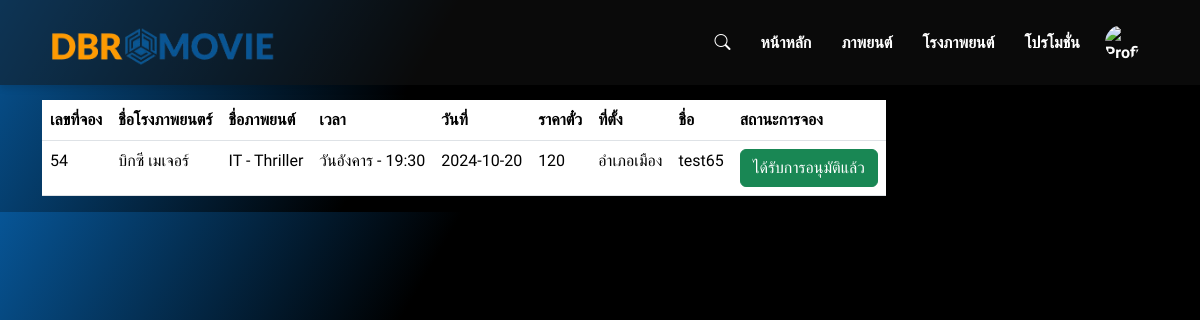
The app's page /viewuserbooking.php (signed in) with its own data.
### tables this page shows
CREATE TABLE `booking` (
  `bookingid` int(11) NOT NULL,
  `theaterid` int(11) NOT NULL,
  `bookingdate` date NOT NULL,
  `person` varchar(50) NOT NULL,
  `userid` int(11) NOT NULL,
  `status` tinyint(4) NOT NULL DEFAULT 0
);

CREATE TABLE `theater` (
  `theaterid` int(11) NOT NULL,
  `theater_name` varchar(100) NOT NULL,
  `timing` varchar(50) NOT NULL,
  `days` varchar(50) NOT NULL,
  `date` date NOT NULL,
  `price` int(11) NOT NULL,
  `location` varchar(100) NOT NULL,
  `image_theater` varchar(1000) NOT NULL,
  `movieid` int(11) DEFAULT NULL,
  `region_id` int(11) NOT NULL
);

CREATE TABLE `movies` (
  `movieid` int(11) NOT NULL,
  `title` varchar(50) NOT NULL,
  `description` varchar(100) NOT NULL,
  `releasedate` date NOT NULL,
  `image` varchar(1000) NOT NULL,
  `trailer` varchar(1000) NOT NULL,
  `movie` varchar(10000) NOT NULL,
  `rating` varchar(50) NOT NULL,
  `catid` int(11) NOT NULL
);

CREATE TABLE `categories` (
  `catid` int(11) NOT NULL,
  `catname` varchar(50) NOT NULL
);

CREATE TABLE `users` (
  `userid` int(11) NOT NULL,
  `name` varchar(50) NOT NULL,
  `email` varchar(50) NOT NULL,
  `password` varchar(50) NOT NULL,
  `roteype` int(11) NOT NULL
);

### viewuserbooking.php (the view, shortened to what this page needs)
<?php
include('connect.php');
?>
<!DOCTYPE html>
<html lang="en">
<head>
</head>
<body>
<?php include('header.php')  ?>
<div class="container" style="margin-top: 100px;">
<div class="row">
  <div class="col-lg-12">
     <table class="table">
      <tr>
        <th>เลขที่จอง</th>
        <th>ชื่อโรงภาพยนตร์</th>
        <th>ชื่อภาพยนต์</th>
        <th>เวลา</th>
        <th>วันที่</th>
        <th>ราคาตั๋ว</th>
        <th>ที่ตั้ง</th>
        <th>ชื่อ</th>
        <th>สถานะการจอง</th>
      </tr>
      <?php
      $uid = $_SESSION['uid'];
      $sql = "select booking.bookingid, booking.bookingdate, booking.person, theater.theater_name, theater.timing, theater.days, theater.price, theater.location, movies.title,  categories.catname, users.name as 'username',
      booking.status
      from booking
      inner join theater on theater.theaterid = booking.theaterid
      inner join users on users.userid = booking.userid
      inner join movies on movies.movieid = theater.movieid
      inner join categories on categories.catid = movies.catid
      where booking.userid = '$uid'
      ";
      $res  = mysqli_query($con, $sql);
      if(mysqli_num_rows($res) > 0){
        while($data = mysqli_fetch_array($res)){
          ?>
          <tr>
            <td><?= $data['bookingid'] ?></td>
            <td><?= $data['theater_name'] ?></td>
            <td><?= $data['title'] ?> - <?= $data['catname'] ?></td>
            <td><?= $data['days'] ?> - <?= $data['timing'] ?></td>
            <td><?= $data['bookingdate'] ?></td>
            <td><?= $data['price'] ?></td>
            <td><?= $data['location'] ?></td>
            <td><?= $data['username'] ?></td>
            <td>
              <?php
              if($data['status'] == 0){
                echo "<a href='#' class='btn btn-warning' > รอดำเนินการ </a>";
              }else{
                echo "<a href='#' class='btn btn-success' > ได้รับการอนุมัติแล้ว </a>";
              }
              ?>
            </td>
          </tr>
       <?php
        }
      }else{
        echo 'ยังไม่มีการจองตอนนี้';
      }
      ?>
     </table>
  </div>
</div>
</div>
</body>
</html>

### assets/css/menu.css (style rules this page uses)
:root { --bs-gutter-x: 2rem; --bs-gutter-y: 1rem; }
body { font-family: "IBM Plex Sans Thai", sans-serif; font-weight: 400; font-style: normal; line-height: 1.5; padding: 0; margin: 0; color: #d1d0cf; background: linear-gradient(120deg, #075596, #000000 35% ); }
html { scroll-behavior: smooth; }
.container { display: flex; justify-content: space-between; align-items: center; }

### records on screen
booking: bookingid "54", theaterid.theater_name "บิกซี เมเจอร์", movies.title "IT", categories.catname "Thriller", theaterid.days "วันอังคาร", theaterid.timing "19:30", bookingdate "2024-10-20", theaterid.price "120", theaterid.location "อำเภอเมือง", userid.name "test65", status "ได้รับการอนุมัติแล้ว"
